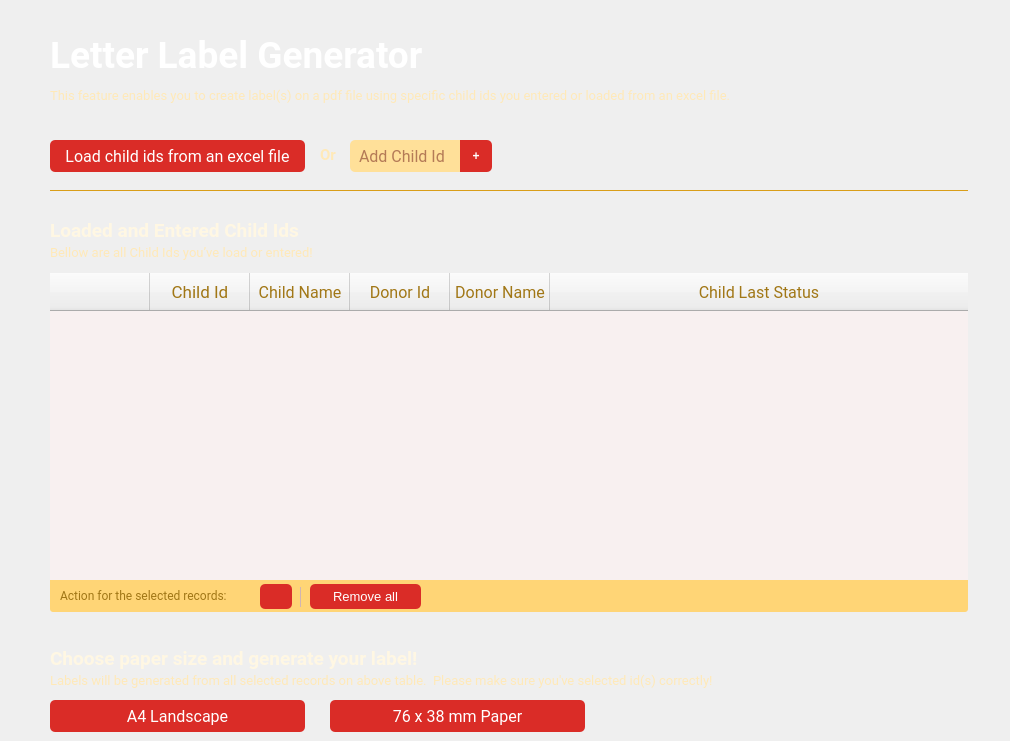
   <widget class="QWidget" name="pageGenerateLabel">
    <widget class="QLabel" name="generateLabelDescription">
     <property name="geometry">
      <rect>
       <x>50</x>
       <y>80</y>
       <width>951</width>
       <height>31</height>
      </rect>
     </property>
     <property name="font">
      <font>
       <family>Roboto</family>
       <pointsize>10</pointsize>
      </font>
     </property>
     <property name="styleSheet">
      <string notr="true">color:#FFE9B8;</string>
     </property>
     <property name="text">
      <string>This feature enables you to create label(s) on a pdf file using specific child ids you entered or loaded from an excel file. </string>
     </property>
    </widget>
    <widget class="QLabel" name="generateLabelTitle">
     <property name="geometry">
      <rect>
       <x>50</x>
       <y>40</y>
       <width>571</width>
       <height>31</height>
      </rect>
     </property>
     <property name="font">
      <font>
       <family>Roboto</family>
       <pointsize>28</pointsize>
       <weight>75</weight>
       <bold>true</bold>
      </font>
     </property>
     <property name="styleSheet">
      <string notr="true">color:white;</string>
     </property>
     <property name="text">
      <string>Letter Label Generator</string>
     </property>
    </widget>
    <widget class="QWidget" name="horizontalSeparator" native="true">
     <property name="geometry">
      <rect>
       <x>50</x>
       <y>190</y>
       <width>918</width>
       <height>1</height>
      </rect>
     </property>
     <property name="styleSheet">
      <string notr="true">background-color:#D99E19;</string>
     </property>
    </widget>
    <widget class="QPushButton" name="loadExcelBtn">
     <property name="geometry">
      <rect>
       <x>50</x>
       <y>140</y>
       <width>255</width>
       <height>32</height>
      </rect>
     </property>
     <property name="font">
      <font>
       <family>Roboto</family>
       <pointsize>-1</pointsize>
      </font>
     </property>
     <property name="cursor">
      <cursorShape>PointingHandCursor</cursorShape>
     </property>
     <property name="styleSheet">
      <string notr="true">QPushButton{
background-color: #DA2C27;
color: white;
font-family: 'Roboto';
text-align: center;
font-size: 16px;
border-radius: 5px;
}
QPushButton:hover{
	border: 2px solid #DA2C27;
	background-color:#FF0700;
}</string>
     </property>
     <property name="text">
      <string>Load child ids from an excel file</string>
     </property>
     <property name="flat">
      <bool>false</bool>
     </property>
    </widget>
    <widget class="QTextEdit" name="textEdit">
     <property name="geometry">
      <rect>
       <x>350</x>
       <y>140</y>
       <width>111</width>
       <height>32</height>
      </rect>
     </property>
     <property name="font">
      <font>
       <family>Roboto</family>
       <pointsize>-1</pointsize>
      </font>
     </property>
     <property name="styleSheet">
      <string notr="true">QTextEdit{
	background-color: #FFE099;
	border-top-left-radius: 5px;
	border-bottom-left-radius: 5px;
	text-align: left;
	padding-left: 5px;
	padding-top: 3px;
	color: #691613;
	font-size: 16px;
	font-family: 'Roboto';
}
QTextEdit:focus{
	border: 1px solid #FFE099;
	background-color: #FFFFFF;
}
QTextEdit:hover{
	border: 2px dashed #DA2C27;
}</string>
     </property>
     <property name="frameShape">
      <enum>QFrame::NoFrame</enum>
     </property>
     <property name="placeholderText">
      <string>Add Child Id</string>
     </property>
    </widget>
    <widget class="QPushButton" name="pushButton_2">
     <property name="geometry">
      <rect>
       <x>460</x>
       <y>140</y>
       <width>32</width>
       <height>32</height>
      </rect>
     </property>
     <property name="cursor">
      <cursorShape>PointingHandCursor</cursorShape>
     </property>
     <property name="styleSheet">
      <string notr="true">QPushButton{
	background-color: #DA2C27;
	border-top-right-radius: 5px;
	border-bottom-right-radius: 5px;
	color: white;
	font-size: 12px;
	font-weight: bold;
}
QPushButton:hover{
	border: 2px solid #DA2C27;
	background-color:#FF0700;
}</string>
     </property>
     <property name="text">
      <string>+</string>
     </property>
    </widget>
    <widget class="QLabel" name="label_4">
     <property name="geometry">
      <rect>
       <x>320</x>
       <y>147</y>
       <width>21</width>
       <height>16</height>
      </rect>
     </property>
     <property name="font">
      <font>
       <family>Roboto</family>
       <pointsize>11</pointsize>
       <weight>75</weight>
       <bold>true</bold>
      </font>
     </property>
     <property name="styleSheet">
      <string notr="true">QLabel{
	color:#FFE9B8;
	font-weight: bold;
}</string>
     </property>
     <property name="text">
      <string>Or</string>
     </property>
    </widget>
    <widget class="QLabel" name="generateLabelTitle_2">
     <property name="geometry">
      <rect>
       <x>50</x>
       <y>220</y>
       <width>571</width>
       <height>21</height>
      </rect>
     </property>
     <property name="font">
      <font>
       <family>Roboto</family>
       <pointsize>14</pointsize>
       <weight>75</weight>
       <bold>true</bold>
      </font>
     </property>
     <property name="styleSheet">
      <string notr="true">color:#FFF7E3;</string>
     </property>
     <property name="text">
      <string>Loaded and Entered Child Ids</string>
     </property>
    </widget>
    <widget class="QLabel" name="generateLabelDescription_2">
     <property name="geometry">
      <rect>
       <x>50</x>
       <y>242</y>
       <width>921</width>
       <height>21</height>
      </rect>
     </property>
     <property name="font">
      <font>
       <family>Roboto</family>
       <pointsize>10</pointsize>
      </font>
     </property>
     <property name="styleSheet">
      <string notr="true">color:#FFE9B8;</string>
     </property>
     <property name="text">
      <string>Bellow are all Child Ids you’ve load or entered!</string>
     </property>
    </widget>
    <widget class="QTableWidget" name="allChildIds">
     <property name="geometry">
      <rect>
       <x>50</x>
       <y>273</y>
       <width>918</width>
       <height>311</height>
      </rect>
     </property>
     <property name="font">
      <font>
       <family>Roboto</family>
       <pointsize>12</pointsize>
      </font>
     </property>
     <property name="styleSheet">
      <string notr="true">QTableWidget{
	background-color: #F8F0F0;
	border-color:#FFD576;
	border-top-left-radius: 3px;
}</string>
     </property>
     <property name="frameShape">
      <enum>QFrame::StyledPanel</enum>
     </property>
     <property name="frameShadow">
      <enum>QFrame::Plain</enum>
     </property>
     <property name="horizontalScrollBarPolicy">
      <enum>Qt::ScrollBarAlwaysOff</enum>
     </property>
     <property name="autoScrollMargin">
      <number>10</number>
     </property>
     <property name="sortingEnabled">
      <bool>true</bool>
     </property>
     <attribute name="horizontalHeaderCascadingSectionResizes">
      <bool>false</bool>
     </attribute>
     <attribute name="horizontalHeaderMinimumSectionSize">
      <number>20</number>
     </attribute>
     <attribute name="horizontalHeaderStretchLastSection">
      <bool>true</bool>
     </attribute>
     <attribute name="verticalHeaderVisible">
      <bool>false</bool>
     </attribute>
     <attribute name="verticalHeaderMinimumSectionSize">
      <number>30</number>
     </attribute>
     <attribute name="verticalHeaderDefaultSectionSize">
      <number>30</number>
     </attribute>
     <attribute name="verticalHeaderStretchLastSection">
      <bool>true</bool>
     </attribute>
     <column>
      <property name="text">
       <string/>
      </property>
      <property name="font">
       <font>
        <family>Material Icons Sharp</family>
        <pointsize>18</pointsize>
       </font>
      </property>
      <property name="background">
       <color>
        <red>255</red>
        <green>213</green>
        <blue>118</blue>
       </color>
      </property>
      <property name="foreground">
       <brush brushstyle="NoBrush">
        <color alpha="255">
         <red>255</red>
         <green>255</green>
         <blue>255</blue>
        </color>
       </brush>
      </property>
     </column>
     <column>
      <property name="text">
       <string>Child Id</string>
      </property>
      <property name="font">
       <font>
        <family>Roboto</family>
        <pointsize>13</pointsize>
       </font>
      </property>
      <property name="background">
       <color>
        <red>255</red>
        <green>213</green>
        <blue>118</blue>
       </color>
      </property>
      <property name="foreground">
       <brush brushstyle="SolidPattern">
        <color alpha="255">
         <red>161</red>
         <green>119</green>
         <blue>22</blue>
        </color>
       </brush>
      </property>
     </column>
     <column>
      <property name="text">
       <string>Child Name</string>
      </property>
      <property name="font">
       <font>
        <family>Roboto</family>
       </font>
      </property>
      <property name="background">
       <color>
        <red>255</red>
        <green>213</green>
        <blue>118</blue>
       </color>
      </property>
      <property name="foreground">
       <brush brushstyle="SolidPattern">
        <color alpha="255">
         <red>161</red>
         <green>119</green>
         <blue>22</blue>
        </color>
       </brush>
      </property>
     </column>
     <column>
      <property name="text">
       <string>Donor Id</string>
      </property>
      <property name="font">
       <font>
        <family>Roboto</family>
       </font>
      </property>
      <property name="background">
       <color>
        <red>255</red>
        <green>213</green>
        <blue>118</blue>
       </color>
      </property>
      <property name="foreground">
       <brush brushstyle="SolidPattern">
        <color alpha="255">
         <red>161</red>
         <green>119</green>
         <blue>22</blue>
        </color>
       </brush>
      </property>
     </column>
     <column>
      <property name="text">
       <string>Donor Name</string>
      </property>
      <property name="font">
       <font>
        <family>Roboto</family>
       </font>
      </property>
      <property name="background">
       <color>
        <red>255</red>
        <green>213</green>
        <blue>118</blue>
       </color>
      </property>
      <property name="foreground">
       <brush brushstyle="SolidPattern">
        <color alpha="255">
         <red>161</red>
         <green>119</green>
         <blue>22</blue>
        </color>
       </brush>
      </property>
     </column>
     <column>
      <property name="text">
       <string>Child Last Status</string>
      </property>
      <property name="font">
       <font>
        <family>Roboto</family>
       </font>
      </property>
      <property name="background">
       <color>
        <red>255</red>
        <green>213</green>
        <blue>118</blue>
       </color>
      </property>
      <property name="foreground">
       <brush brushstyle="SolidPattern">
        <color alpha="255">
         <red>161</red>
         <green>119</green>
         <blue>22</blue>
        </color>
       </brush>
      </property>
     </column>
    </widget>
    <widget class="QWidget" name="widget" native="true">
     <property name="geometry">
      <rect>
       <x>50</x>
       <y>580</y>
       <width>918</width>
       <height>32</height>
      </rect>
     </property>
     <property name="styleSheet">
      <string notr="true">QWidget{
	background-color: #FFD576;
	border-bottom-left-radius: 3px;
	border-bottom-right-radius: 3px;
}</string>
     </property>
     <widget class="QLabel" name="label_5">
      <property name="geometry">
       <rect>
        <x>10</x>
        <y>7</y>
        <width>191</width>
        <height>16</height>
       </rect>
      </property>
      <property name="font">
       <font>
        <family>Roboto</family>
        <weight>50</weight>
        <bold>false</bold>
       </font>
      </property>
      <property name="styleSheet">
       <string notr="true">QLabel{
	color:#A17716;
	font-weight: regular;
}</string>
      </property>
      <property name="text">
       <string>Action for the selected records:</string>
      </property>
     </widget>
     <widget class="QWidget" name="widget_2" native="true">
      <property name="geometry">
       <rect>
        <x>250</x>
        <y>7</y>
        <width>1</width>
        <height>20</height>
       </rect>
      </property>
      <property name="styleSheet">
       <string notr="true">QWidget{
	background-color:#D0B4B4;
}</string>
      </property>
     </widget>
     <widget class="QPushButton" name="pushButton">
      <property name="geometry">
       <rect>
        <x>210</x>
        <y>4</y>
        <width>32</width>
        <height>25</height>
       </rect>
      </property>
      <property name="font">
       <font>
        <family>Roboto</family>
        <pointsize>-1</pointsize>
       </font>
      </property>
      <property name="styleSheet">
       <string notr="true">QPushButton{
background-color: #DA2C27;
color: white;
font-family: 'Roboto';
text-align: center;
font-size: 13px;
border-radius: 5px;
}
QPushButton:hover{
	border: 2px solid #DA2C27;
	background-color:#FF0700;
}</string>
      </property>
      <property name="text">
       <string/>
      </property>
      <property name="icon">
       <iconset>
        <normaloff>ui_res/images/delete_24px.svg</normaloff>ui_res/images/delete_24px.svg</iconset>
      </property>
     </widget>
     <widget class="QPushButton" name="pushButton_5">
      <property name="geometry">
       <rect>
        <x>260</x>
        <y>4</y>
        <width>111</width>
        <height>25</height>
       </rect>
      </property>
      <property name="styleSheet">
       <string notr="true">QPushButton{
background-color: #DA2C27;
color: white;
font-family: 'Roboto';
text-align: center;
font-size: 13px;
border-radius: 5px;
}
QPushButton:hover{
	border: 2px solid #DA2C27;
	background-color:#FF0700;
}</string>
      </property>
      <property name="text">
       <string>Remove all</string>
      </property>
      <property name="icon">
       <iconset>
        <normaloff>ui_res/images/delete_sweep_24px.svg</normaloff>ui_res/images/delete_sweep_24px.svg</iconset>
      </property>
     </widget>
    </widget>
    <widget class="QPushButton" name="pushButton_6">
     <property name="geometry">
      <rect>
       <x>53</x>
       <y>276</y>
       <width>20</width>
       <height>18</height>
      </rect>
     </property>
     <property name="styleSheet">
      <string notr="true">QPushButton{
background-color: transparent;
color: white;
font-family: 'Roboto';
text-align: center;
font-size: 13px;
border-radius: 5px;
}
QPushButton:hover{
	border: 1px solid #FFD576;
}</string>
     </property>
     <property name="text">
      <string/>
     </property>
     <property name="icon">
      <iconset>
       <normaloff>ui_res/images/check_box_outline_blank_white_24dp.svg</normaloff>ui_res/images/check_box_outline_blank_white_24dp.svg</iconset>
     </property>
    </widget>
    <widget class="QLabel" name="generateLabelTitle_3">
     <property name="geometry">
      <rect>
       <x>50</x>
       <y>648</y>
       <width>571</width>
       <height>21</height>
      </rect>
     </property>
     <property name="font">
      <font>
       <family>Roboto</family>
       <pointsize>14</pointsize>
       <weight>75</weight>
       <bold>true</bold>
      </font>
     </property>
     <property name="styleSheet">
      <string notr="true">color:#FFF7E3;</string>
     </property>
     <property name="text">
      <string>Choose paper size and generate your label!</string>
     </property>
    </widget>
    <widget class="QLabel" name="generateLabelDescription_3">
     <property name="geometry">
      <rect>
       <x>50</x>
       <y>670</y>
       <width>921</width>
       <height>21</height>
      </rect>
     </property>
     <property name="font">
      <font>
       <family>Roboto</family>
       <pointsize>10</pointsize>
      </font>
     </property>
     <property name="styleSheet">
      <string notr="true">color:#FFE9B8;</string>
     </property>
     <property name="text">
      <string>Labels will be generated from all selected records on above table.  Please make sure you've selected id(s) correctly!</string>
     </property>
    </widget>
    <widget class="QPushButton" name="printToPdfBtn">
     <property name="geometry">
      <rect>
       <x>50</x>
       <y>700</y>
       <width>255</width>
       <height>32</height>
      </rect>
     </property>
     <property name="font">
      <font>
       <family>Roboto</family>
       <pointsize>-1</pointsize>
      </font>
     </property>
     <property name="cursor">
      <cursorShape>PointingHandCursor</cursorShape>
     </property>
     <property name="styleSheet">
      <string notr="true">QPushButton{
background-color: #DA2C27;
color: white;
font-family: 'Roboto';
text-align: center;
font-size: 16px;
border-radius: 5px;
}
QPushButton:hover{
	border: 2px solid #DA2C27;
	background-color:#FF0700;
}</string>
     </property>
     <property name="text">
      <string>A4 Landscape</string>
     </property>
     <property name="icon">
      <iconset>
       <normaloff>ui_res/images/note_white_24dp.svg</normaloff>ui_res/images/note_white_24dp.svg</iconset>
     </property>
     <property name="flat">
      <bool>false</bool>
     </property>
    </widget>
    <widget class="QPushButton" name="printToPdfBtn_2">
     <property name="geometry">
      <rect>
       <x>330</x>
       <y>700</y>
       <width>255</width>
       <height>32</height>
      </rect>
     </property>
     <property name="font">
      <font>
       <family>Roboto</family>
       <pointsize>-1</pointsize>
      </font>
     </property>
     <property name="cursor">
      <cursorShape>PointingHandCursor</cursorShape>
     </property>
     <property name="styleSheet">
      <string notr="true">QPushButton{
background-color: #DA2C27;
color: white;
font-family: 'Roboto';
text-align: center;
font-size: 16px;
border-radius: 5px;
}
QPushButton:hover{
	border: 2px solid #DA2C27;
	background-color:#FF0700;
}</string>
     </property>
     <property name="text">
      <string>76 x 38 mm Paper</string>
     </property>
     <property name="icon">
      <iconset>
       <normaloff>ui_res/images/description_white_24dp.svg</normaloff>ui_res/images/description_white_24dp.svg</iconset>
     </property>
     <property name="flat">
      <bool>false</bool>
     </property>
    </widget>
   </widget>
